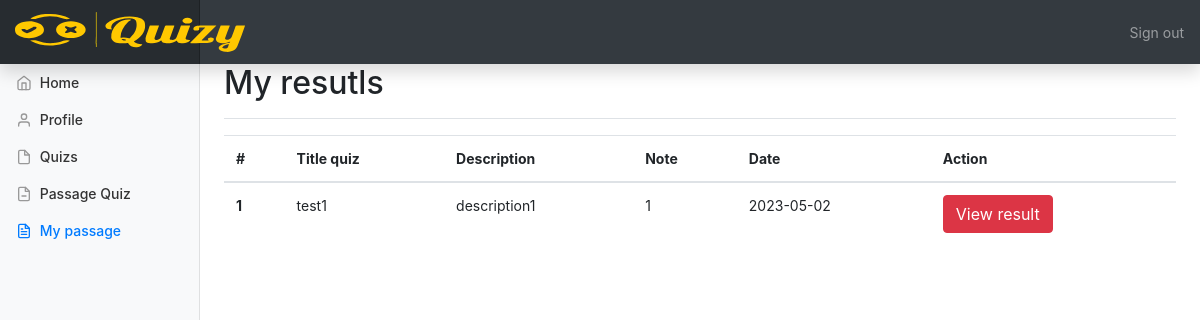
The page /Layout/myquizpass.php (signed in) on the database as committed earlier.
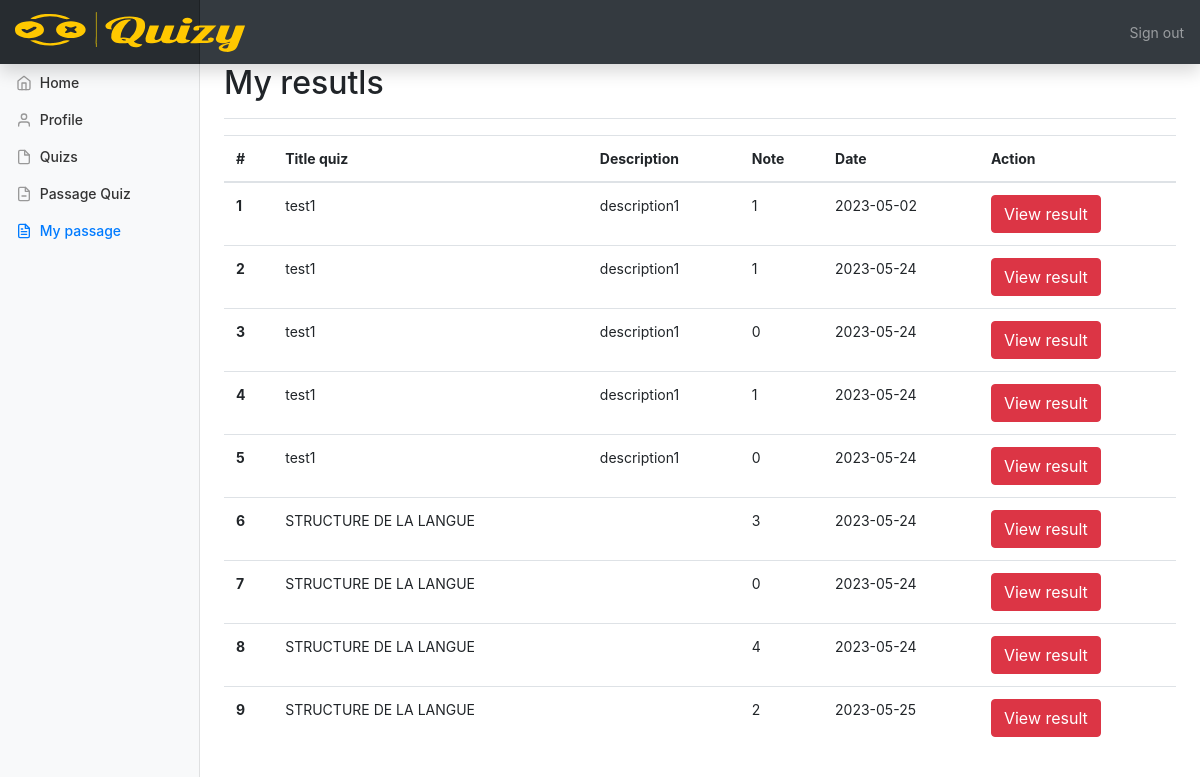
The same page on the database as committed later.
### tables this page shows
CREATE TABLE `pass_quiz` (
  `id_pass` int(11) NOT NULL,
  `id_user` int(11) DEFAULT NULL,
  `id_quiz` int(11) DEFAULT NULL,
  `date` date DEFAULT NULL,
  `note` int(11) DEFAULT NULL
);

CREATE TABLE `quiz` (
  `id_quiz` int(11) NOT NULL,
  `id_user` int(11) DEFAULT NULL,
  `title_quiz` varchar(255) DEFAULT NULL,
  `situation_quiz` int(11) DEFAULT NULL,
  `url_quiz` varchar(255) DEFAULT NULL,
  `quiz_duration` time DEFAULT NULL,
  `quiz_description` text DEFAULT NULL,
  `image` varchar(255) DEFAULT NULL
);

### includes/myquizpassmain.php (the view)
<main role="main" class="col-md-9 ml-sm-auto col-lg-10 px-4">
    <div class="d-flex justify-content-between flex-wrap flex-md-nowrap align-items-center pt-3 pb-2 mb-3 border-bottom">
        <h1 class="h2">My resutls</h1>
    </div>
    <div>
        <table class="table">
            <thead>
                <tr>
                    <th scope="col">#</th>
                    <th scope="col">Title quiz</th>
                    <th scope="col">Description</th>
                    <th scope="col">Note</th>
                    <th scope="col">Date</th>
                    <th scope="col">Action</th>
                </tr>
            </thead>
            <tbody>
                <?php
                $i = 0;
                foreach ($quizs as $quiz) {
                    $i++;
                    print '
                              <tr>
                                <th scope="row">' . $i . '</th>
                                <td>' . $quiz['title_quiz'] . '</td>
                                <td>' . $quiz['quiz_description'] . '</td>
                                <td>' . $quiz['note'] . '</td>
                                <td>' . $quiz['date'] . '</td>
                                <td>
                                    <a class="btn btn-danger" href="../includes/ViewAnswersUser.php?id_Quiz=' . $quiz['id_quiz'] . '&id_user='.$_SESSION['id_user'].'&id_passQuiz='.$quiz['id_pass'].'&activeMarke=mypassage">View result</a>
                                </td>
                              </tr>
                                       ';
                }
                ?>
            </tbody>
        </table>
    </div>
</main>

### Layout/myquizpass.php (shortened to what this page needs)
<?php
$id_U = $_SESSION['id_user'];
$conn = connect();
$requette = "SELECT  pass_quiz.id_pass, pass_quiz.id_quiz, quiz.title_quiz, quiz.quiz_description, pass_quiz.note , pass_quiz.date   FROM pass_quiz INNER JOIN quiz ON quiz.id_quiz=pass_quiz.id_quiz WHERE pass_quiz.id_user = $id_U";
$resultat =$conn->query($requette);
$quizs =$resultat->fetchAll();
?>
<!doctype html>
<html lang="en">
<head>
    <link href="../css/bootstrap.min.css" rel="stylesheet">
    <link href="../css/dashboard.css" rel="stylesheet">
</head>
<body>
    <?php include '../includes/NavbarOfContent.php'; ?>
    <div class="container-fluid">
        <div class="row">
            <?php
            $activeMarke = 'mypassage';
            include '../includes/sidebar.php';
            ?>
            <?php
            include '../includes/myquizpassmain.php';
            ?>
        </div>
    </div>
</body>
</html>

### includes/NavbarOfContent.php
<nav class="navbar navbar-dark fixed-top bg-dark flex-md-nowrap p-0 shadow">
        <a class="navbar-brand col-sm-3 col-md-2 mr-0" href="../index.php"><img src="../images/navbarLogo.svg" alt="..." /></a>
        <ul class="navbar-nav px-3">
            <li class="nav-item text-nowrap">
                <a class="nav-link" href="../includes/logOut.php">Sign out</a>
            </li>
        </ul>
    </nav>

### includes/sidebar.php (shortened to what this page needs)
<nav class="col-md-2 mt-2 d-none d-md-block bg-light sidebar">
                <div class="sidebar-sticky">
                    <ul class="nav flex-column">
                    <li class="nav-item">
                            <a class="nav-link <?php echo ($activeMarke == 'home') ? 'active' : ''; ?>" href="../Layout/homePage.php">
                                <span data-feather="home"></span>
                                Home
                            </a>
                        </li>
                        <li class="nav-item">
                            <a class="nav-link <?php echo ($activeMarke == 'profile') ? 'active' : ''; ?>" href="../Layout/profile.php">
                                <span data-feather="user"></span>
                                Profile <span class="sr-only">(current)</span>
                            </a>
                        </li>
                        <li class="nav-item">
                            <a class="nav-link <?php echo ($activeMarke == 'quizs') ? 'active' : ''; ?>" href="../Layout/quizs.php">
                                <span data-feather="file"></span>
                                Quizs
                            </a>
                        </li>
                        <li class="nav-item">
                            <a class="nav-link <?php echo ($activeMarke == 'passagequiz') ? 'active' : ''; ?>" href="../Layout/passageQuiz.php">
                                <span data-feather="file-minus"></span>
                                Passage Quiz
                            </a>
                        </li>
                        <li class="nav-item">
                            <a class="nav-link <?php echo ($activeMarke == 'mypassage') ? 'active' : ''; ?>" href="../Layout/myquizpass.php">
                                <span data-feather="file-text"></span>
                                My passage
                            </a>
                        </li>
                    </ul>
                </div>
            </nav>

### css/dashboard.css (style rules this page uses)
body { font-size: .875rem; }
.feather { width: 16px; height: 16px; vertical-align: text-bottom; }
.sidebar { position: fixed; top: 0; bottom: 0; left: 0; z-index: 100; padding: 48px 0 0; box-shadow: inset -1px 0 0 rgba(0, 0, 0, .1); }
.sidebar-sticky { position: relative; top: 0; height: calc(100vh - 48px); padding-top: .5rem; overflow-x: hidden; overflow-y: auto; }
.sidebar .nav-link { font-weight: 500; color: #333; }
.sidebar .nav-link .feather { margin-right: 4px; color: #999; }
.sidebar .nav-link.active { color: #007bff; }
.sidebar .nav-link:hover .feather, .sidebar .nav-link.active .feather { color: inherit; }
[role="main"] { padding-top: 48px; }
.navbar-brand { padding-top: .75rem; padding-bottom: .75rem; font-size: 1rem; background-color: rgba(0, 0, 0, .25); box-shadow: inset -1px 0 0 rgba(0, 0, 0, .25); }

Rows that differ between the two databases and show on the page:
added pass_quiz: id_quiz.title_quiz "test1", id_quiz.quiz_description "description1", note "1", date "2023-05-24"
added pass_quiz: id_quiz.title_quiz "test1", id_quiz.quiz_description "description1", note "0", date "2023-05-24"
added pass_quiz: id_quiz.title_quiz "test1", id_quiz.quiz_description "description1", note "1", date "2023-05-24"
added pass_quiz: id_quiz.title_quiz "test1", id_quiz.quiz_description "description1", note "0", date "2023-05-24"
added pass_quiz: id_quiz.title_quiz "STRUCTURE DE LA LANGUE", note "3", date "2023-05-24"
added pass_quiz: id_quiz.title_quiz "STRUCTURE DE LA LANGUE", note "0", date "2023-05-24"
added pass_quiz: id_quiz.title_quiz "STRUCTURE DE LA LANGUE", note "4", date "2023-05-24"
added pass_quiz: id_quiz.title_quiz "STRUCTURE DE LA LANGUE", note "2", date "2023-05-25"
